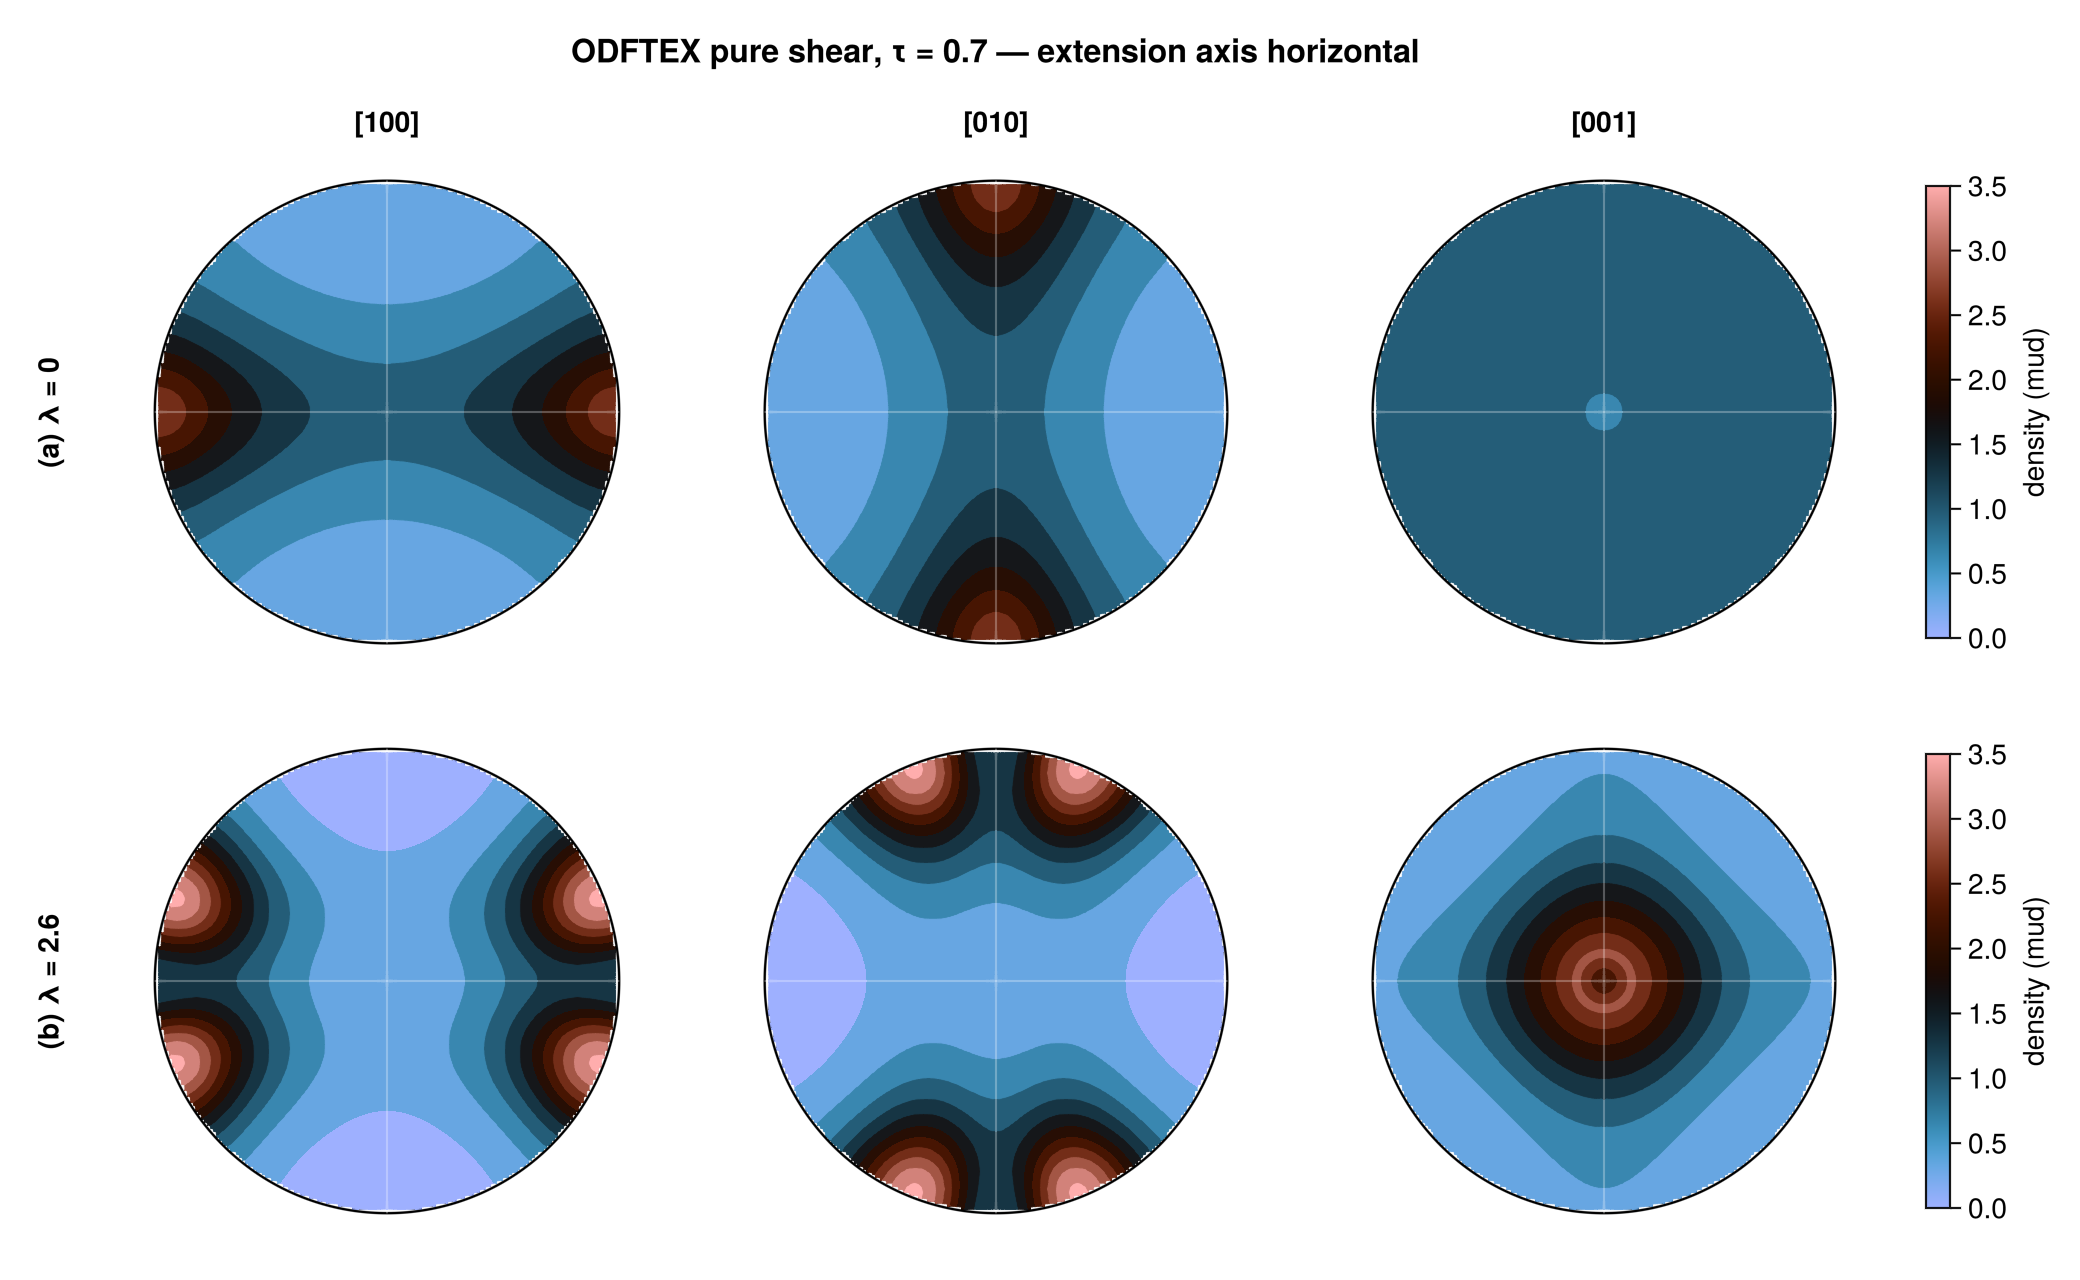

Generate this figure with Julia:
# Reproduce Figure 3 of Ribe, Faccenda & VanderBeek (2026, GJI) — the ODFTEX paper.
#
# Texture of a pure olivine aggregate deformed in PURE SHEAR (vorticity number
# Γ = 0) to a dimensionless strain τ = ε̇₀ t = 0.7, with the single active slip
# system (010)[100]. [100], [010] and [001] pole figures are shown for:
#   (a) without recrystallisation   (λ = 0)
#   (b) with    recrystallisation   (λ = 2.6)
#
# The extensional axis is horizontal. Densities are plotted as multiples of a
# uniform distribution (MUD), using Crameri's "berlin" scientific colour map
# (as in the paper).
#
# Expected, diagnostic features (paper Fig. 3):
#   • λ=0: [001] is exactly isotropic (a single active slip system gives an
#     isotropic b×n axis — a mathematically exact result).
#   • λ=2.6: [001] becomes anisotropic, and the [100]/[010] peaks split.
#
# Run with:
#   julia --project=examples/standalone examples/standalone/odftex_fig3_pureshear.jl

push!(LOAD_PATH, "@v#.#")   # allow CairoMakie/ColorSchemes from a stacked env

using DRex
using LinearAlgebra
using Printf

# Prefer CairoMakie (headless PNG); fall back to GLMakie.
const MAKIE_BACKEND = try
    @eval using CairoMakie
    :cairo
catch
    @eval using GLMakie
    :gl
end

using DRex: init_odf, odftex_step!, odftex_kinematics, strain_rate_scale,
            odf_box_weights, eulerian_transform, euler_to_dircos

# ── Parameters ────────────────────────────────────────────────────────────────
const NBOX      = 90          # Euler-grid resolution per angle (denser ⇒ cleaner poles)
const TAU_MAX   = 0.7         # dimensionless strain ε̇₀ t
const N_STEPS   = 40
const LAMBDAS   = [0.0, 2.6]  # rows: (a) no drx, (b) drx
const AXES      = [("[100]", 1), ("[010]", 2), ("[001]", 3)]   # (label, row)

# Pure shear in the x–y plane: extension along x (horizontal), compression along
# y (vertical), z neutral. Symmetric ⇒ zero vorticity ⇒ Γ = 0, and ε̇₀ = 1.
const VG = [1.0 0.0 0.0; 0.0 -1.0 0.0; 0.0 0.0 0.0]

# ── ODF → smooth pole-figure density (multiples of uniform) ──────────────────
"""
    odf_polefigure_density(state, row; ngrid=161, σ=0.045)

Build a smooth Lambert equal-area pole-figure density for the crystallographic
axis in `row` (1=a/[100], 2=b/[010], 3=c/[001]). Each ODF box's axis direction
is projected to the disk (antipodally folded to the upper hemisphere) and
forward-splatted with a 2-D Gaussian of width `σ`; the accumulated field is then
normalised to multiples of a uniform distribution (MUD).

Returns `(xs, ys, density)` on a square grid; points outside the disk are NaN.
This is O(nbox³ + ngrid²·support) — fast enough for nbox≈60.
"""
function odf_polefigure_density(state, row::Int; ngrid::Int = 161, σ::Float64 = 0.065)
    w = vec(odf_box_weights(state))        # box probabilities (sum = 1)

    xs = range(-1.0, 1.0; length = ngrid)
    ys = range(-1.0, 1.0; length = ngrid)
    h  = step(xs)
    acc = zeros(ngrid, ngrid)
    half = ceil(Int, 3σ / h)               # 3σ Gaussian support in cells
    inv2σ2 = 1 / (2σ^2)
    gnorm = 1 / (2π * σ^2)                 # 2-D Gaussian normalisation

    # Splat each box's axis as a normalised Gaussian on the disk. For axial data
    # on an equal-area pole figure the disk rim is the equator, a real great
    # circle: kernel mass from a near-rim point that would fall *outside* the disk
    # belongs to the antipodal azimuth on the rim. We therefore splat each box at
    # its disk point AND at the rim-mirror image (X,Y) → -(X,Y)·(2-R²)/R² of the
    # part that spills out, which keeps the projected density continuous across
    # the equator (so a uniform ODF stays flat right out to the edge).
    #
    # Each box represents an equal patch dg of Euler space, so weighting by the
    # box mass w[k] alone gives density per unit disk area; a uniform ODF then
    # projects to uniform disk density by construction.
    function splat!(X, Y, wk)
        ix = clamp(round(Int, (X + 1) / h) + 1, 1, ngrid)
        iy = clamp(round(Int, (Y + 1) / h) + 1, 1, ngrid)
        for jx in max(1, ix-half):min(ngrid, ix+half)
            dx = xs[jx] - X
            for jy in max(1, iy-half):min(ngrid, iy+half)
                dy = ys[jy] - Y
                acc[jx, jy] += wk * gnorm * exp(-(dx^2 + dy^2) * inv2σ2)
            end
        end
    end

    k = 1
    @inbounds for I in eachindex(state.pha)
        a = euler_to_dircos(state.pha[I], state.tha[I], state.psa[I])
        vx, vy, vz = a[row, 1], a[row, 2], a[row, 3]
        if vz < 0                          # antipodal fold to upper hemisphere
            vx, vy, vz = -vx, -vy, -vz
        end
        # Lambert equal-area projection of a unit vector (vx,vy,vz≥0):
        #   (X,Y) = sqrt((1-vz)/(vx²+vy²)) · (vx,vy)
        r2 = vx^2 + vy^2
        wk = w[k]; k += 1

        if r2 < 1e-10
            # Near the pole the azimuth is ill-defined; spread the splat evenly
            # around a tiny ring at the projected radius so the centre stays flat
            # (avoids a single-pixel artifact at the origin).
            Rp = sqrt(max(0.0, 1 - vz))      # Lambert radius at this colatitude
            nring = 12
            for t in 0:(nring-1)
                ang = 2π * t / nring
                splat!(Rp * cos(ang), Rp * sin(ang), wk / nring)
            end
            continue
        end

        pf = sqrt((1 - vz) / r2)
        X, Y = pf * vx, pf * vy

        splat!(X, Y, wk)

        # Rim-continuity ghost: if the point is near the equator (disk radius
        # close to 1), also splat its antipode reflected across the rim so the
        # kernel mass that spills past the edge re-enters at the opposite side.
        R2 = X^2 + Y^2
        if R2 > (1 - 3σ)^2          # within ~3σ of the rim
            # antipodal direction (vx,vy,-vz) → upper-hemisphere fold (−vx,−vy,vz):
            # its Lambert point is the rim reflection of (X,Y).
            rscale = sqrt(max(0.0, 2 - R2)) / sqrt(max(R2, 1e-30))
            splat!(-X * rscale, -Y * rscale, wk)
        end
    end

    # Normalise to multiples of a uniform distribution. A uniform sphere
    # distribution projects to uniform disk density, MUD = 1 everywhere; the
    # reference is total projected mass / disk area (π). The ghost splats double
    # only the near-rim mass, which the same construction in the uniform case
    # also doubles, so the MUD reference is unchanged in the disk interior.
    dens = fill(NaN, ngrid, ngrid)
    ref = 1.0 / π          # total mass ≈ 1 (Σ w = 1), disk area π
    @inbounds for jx in 1:ngrid, jy in 1:ngrid
        (xs[jx]^2 + ys[jy]^2) > 1.0 && continue
        dens[jx, jy] = acc[jx, jy] / ref
    end
    return collect(xs), collect(ys), dens
end

# ── Run ODFTEX for each λ ─────────────────────────────────────────────────────
println("Running ODFTEX pure shear (Γ=0, τ=$(TAU_MAX), nbox=$(NBOX)) …")
states = map(LAMBDAS) do λ
    st = init_odf(NBOX; λ = λ, frac_opx = 0.0, s_ol = 1, ilimit = 0)
    dt = TAU_MAX / N_STEPS
    for _ in 1:N_STEPS
        odftex_step!(st, VG, dt)
    end
    @printf("  λ=%.1f : ODF integral = %.4f\n", λ, DRex.integral_drx(st))
    st
end

# ── Plot ──────────────────────────────────────────────────────────────────────
# Crameri's "berlin" scientific colour map (as used in the paper). Makie ships
# the Crameri maps, accessible by name.
const BERLIN  = :berlin
const CMIN     = 0.0       # fixed colour range, as in the paper
const CMAX     = 3.5
const NBANDS   = 11        # filled-contour bands counted in the paper's Fig. 3
const CLEVELS  = range(CMIN, CMAX; length = NBANDS + 1)   # band edges
const CTICKS   = 0:0.5:CMAX   # colorbar labelled every 0.5 MUD, as in the paper

function draw_polefigure!(ax, xs, ys, dens)
    # Fixed level set 0–CMAX fixes the colour range for filled contours;
    # densities above CMAX are clamped to the top colour (extendhigh).
    contourf!(ax, xs, ys, dens;
              levels = CLEVELS, colormap = BERLIN, extendhigh = :auto)
    θs = range(0, 2π; length = 361)
    lines!(ax, cos.(θs), sin.(θs); color = :black, linewidth = 1.2)
    lines!(ax, [-1, 1], [0, 0]; color = (:white, 0.5), linewidth = 0.6)
    lines!(ax, [0, 0], [-1, 1]; color = (:white, 0.5), linewidth = 0.6)
    hidedecorations!(ax); hidespines!(ax)
    ax.aspect = DataAspect()
    limits!(ax, -1.15, 1.15, -1.15, 1.15)
    return maximum(filter(isfinite, dens))
end

fig = Figure(; size = (1040, 640))
rowlabels = ["(a) λ = 0", "(b) λ = 2.6"]
for (ri, st) in enumerate(states)
    for (ci, (label, row)) in enumerate(AXES)
        xs, ys, dens = odf_polefigure_density(st, row)
        ax = Axis(fig[ri, ci]; title = ri == 1 ? label : "")
        cmax = draw_polefigure!(ax, xs, ys, dens)
        if ci == 1
            Label(fig[ri, 0], rowlabels[ri]; rotation = π/2, tellheight = false,
                  fontsize = 14, font = :bold)
        end
        @printf("  panel λ=%.1f %s : max density = %.2f MUD\n", LAMBDAS[ri], label, cmax)
    end
    # One colorbar per row (fixed 0–3.5 range), matching the paper layout.
    Colorbar(fig[ri, length(AXES) + 1];
             colormap = BERLIN, colorrange = (CMIN, CMAX),
             label = "density (mud)",
             ticks = CTICKS, height = Relative(0.85))
end
Label(fig[0, 1:length(AXES)], "ODFTEX pure shear, τ = $(TAU_MAX) — extension axis horizontal";
      fontsize = 16, font = :bold)

outfile = joinpath(@__DIR__, "odftex_fig3_pureshear.png")
save(outfile, fig)
println("Saved: ", outfile, "  (backend: ", MAKIE_BACKEND, ")")
